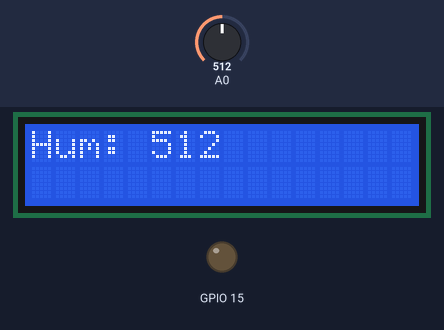
The sketch below on a simulated ESP8266 (NodeMCU). Parts: 16×2 character LCD, output pins drawn as LEDs (lit = HIGH). Inputs (shaded band) come from the test bench; at power-on: A0 = 512. WiFi joins after 1.5 s; servers stay silent unless stated; what the sketch prints to the serial monitor is not drawn.

Above: at 3.0 s.
3.1 s: A0 set to 716
At 4.5 s:
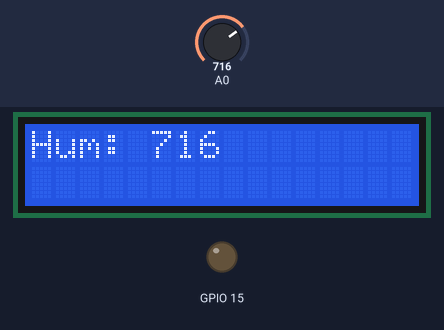
4.8 s: A0 set to 900
At 6.1 s:
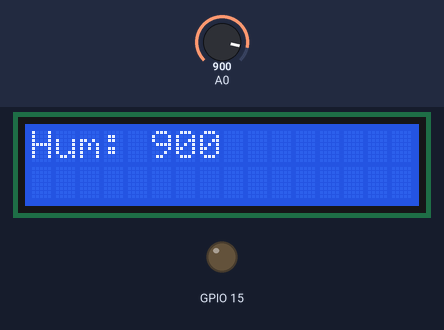
6.4 s: A0 set to 1023
At 7.8 s:
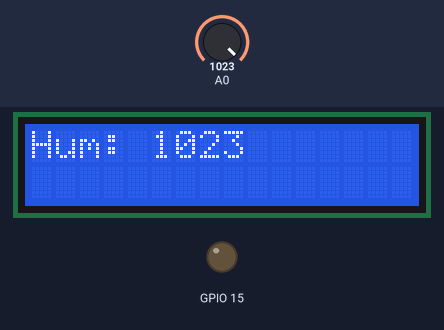
Timing chart, 0 to 9.4 s (numbered marks = the images above; inputs shaded):
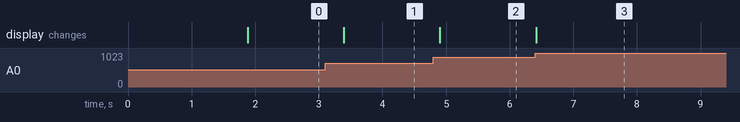

Measured:
- after the input at 3.1 s, the display: changes after 0.29 s (image 1)
- after the input at 4.8 s, the display: changes after 0.10 s (image 2)
- after the input at 6.4 s, the display: changes at once (image 3)

The sketch:

HumedadBlink.ino
```cpp
#include <ESP8266WiFi.h>
#include <LiquidCrystal.h>

#define BLYNK_PRINT Serial
#include <SPI.h>
#include <BlynkSimpleEsp8266.h>

char auth[] = "CodigoBlynk";

BlynkTimer timer;

LiquidCrystal lcd(13, 12, 02, 00, 04, 05);
#define COLUMNAS 16
#define FILAS 2
const char* ssid = "FIIS_Estudiantes";
const char* password = "EstFIIS@02";

const int ledPin = 2;
WiFiServer server(80);


void myTimerEvent()
{
  // Se puede enviar datos a la interfaz Blink
  Blynk.virtualWrite(V5, millis() / 1000);
}


void setup() {
  Serial.begin(115200);
  lcd.begin(COLUMNAS, FILAS);
  delay(10);

  pinMode(15, OUTPUT);
  digitalWrite(ledPin, LOW);

  // Connect to WiFi network
  Serial.println();
  Serial.println();
  Serial.print("Connecting to ");
  Serial.println(ssid);

  WiFi.begin(ssid, password);

  while (WiFi.status() != WL_CONNECTED) {
    delay(500);
    Serial.print(".");
  }

  Blynk.begin(auth, ssid, password);

  timer.setInterval(1000L, myTimerEvent);
}

void loop() {
  lcd.clear();
  lcd.setCursor(0,0);
  lcd.print("Hum:");
  lcd.setCursor(5,0);
  lcd.print(analogRead(A0));

  delay(500);
  Blynk.run();
  timer.run(); // Initiates BlynkTimer
}
```
